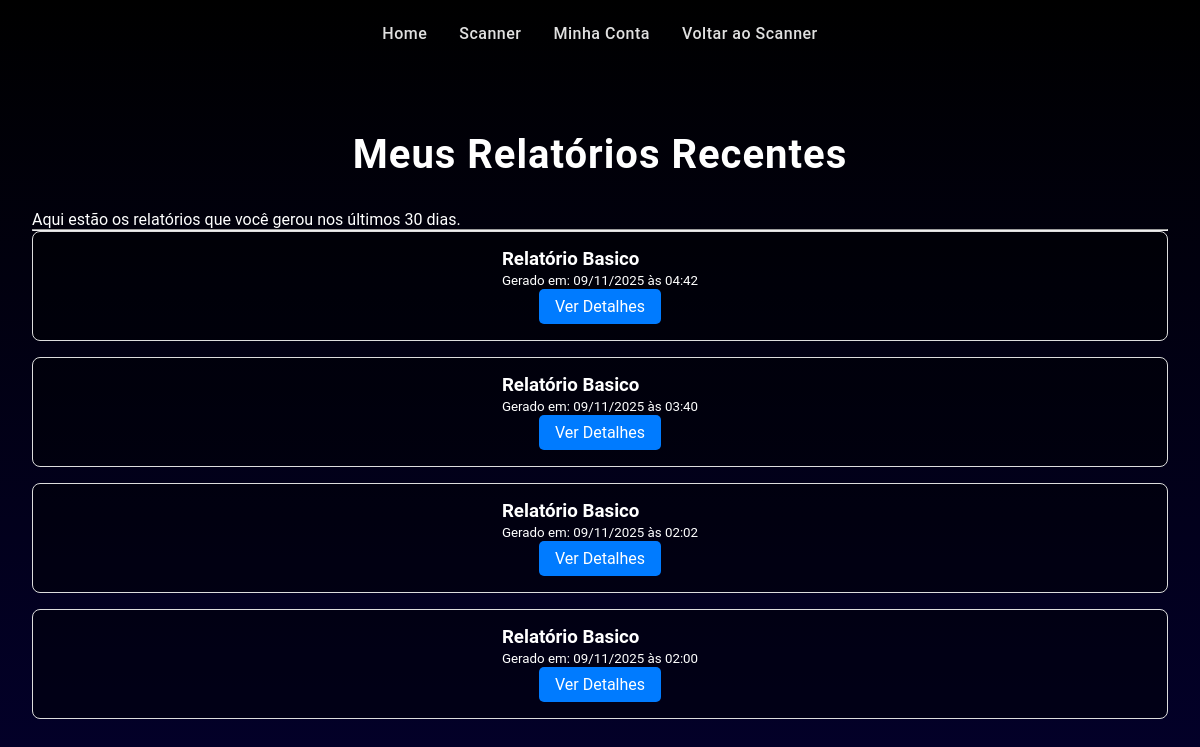
The app's page /relatorios_recentes (signed in) with its own data.
### app/models.py (models this page shows, shortened)
class Cliente(db.Model):
    id = db.Column(db.Integer, primary_key=True)
    cliente_nome = db.Column(db.String(80), nullable=False)
    cliente_email = db.Column(db.String(320), unique=True, nullable=False)
    cliente_senha = db.Column(db.String(128))
    cliente_status = db.Column(db.String(10), nullable=False, default='ativo')
    nivel_acesso = db.Column(db.String(20), nullable=False, default='basico') #1 cliente só pode ter 1 nível
    relatorios_basicos = db.relationship('RelatorioBasico', backref='cliente', lazy=True, cascade="all, delete-orphan")  #    # Um cliente pode ter VÁRIOS relatórios básicos
    relatorios_intermediarios = db.relationship('RelatorioIntermediario', backref='cliente', lazy=True, cascade="all, delete-orphan")       # Um cliente pode ter VÁRIOS relatórios intermediários
    relatorios_avancados = db.relationship('RelatorioAvancado', backref='cliente', lazy=True, cascade="all, delete-orphan")       # Um cliente pode ter VÁRIOS relatórios avançados

class RelatorioBasico(db.Model):
    id = db.Column(db.Integer, primary_key=True)
    conteudo = db.Column(db.Text, nullable=False)  #conteudo eh texto
    data_criacao = db.Column(db.DateTime, nullable=False, default=datetime.utcnow) # Regra dos 30 dias (baseada na data de criação)
    cliente_id = db.Column(db.Integer, db.ForeignKey('cliente.id'), nullable=False) # ID(O 'Dono' do relatório)

### app/routes.py (the view, shortened to what this page needs)
@main_bp.route('/relatorios_recentes')
def relatorios_recentes():
    if 'cliente_id' not in session:
        flash('Você precisa estar logado para acessar esta página.', 'warning')
        return redirect(url_for('main.login'))
    cliente = Cliente.query.get(session['cliente_id'])
    from datetime import datetime, timedelta
    data_limite = datetime.utcnow() - timedelta(days=30)
    relatorios = []
    basicos = RelatorioBasico.query.filter(
        RelatorioBasico.cliente_id == cliente.id,
        RelatorioBasico.data_criacao >= data_limite
    ).all()
    for rel in basicos:
        relatorios.append({
            'id': rel.id,
            'tipo': 'basico',
            'data_criacao': rel.data_criacao,
            'alvo': None  # Adicionar se tiver campo alvo
        })
    intermediarios = RelatorioIntermediario.query.filter(
        RelatorioIntermediario.cliente_id == cliente.id,
        RelatorioIntermediario.data_criacao >= data_limite
    ).all()
    avancados = RelatorioAvancado.query.filter(
        RelatorioAvancado.cliente_id == cliente.id,
        RelatorioAvancado.data_criacao >= data_limite
    ).all()
    relatorios.sort(key=lambda x: x['data_criacao'], reverse=True)
    return render_template('relatorios_recentes.html', relatorios=relatorios)

### app/templates/relatorios_recentes.html (shortened to what this page needs)
<!DOCTYPE html>
<html lang="pt-BR">
<head>
    <link rel="stylesheet" href="{{ url_for('static', filename='css/style.css') }}">
</head>
<body>
    <div>
        <nav>
            <a href="/">Home</a>
            <a href="/scaner">Scanner</a>
            <a href="/minha_conta">Minha Conta</a>
            <a href="{{ url_for('main.scaner') }}">Voltar ao Scanner</a>
        </nav>
    </div>
    <div class="container" style="padding: 2rem;">
        <h1>Meus Relatórios Recentes</h1>
        <p>Aqui estão os relatórios que você gerou nos últimos 30 dias.</p>
        <hr>
        <div class="lista-relatorios">
            {% if relatorios %}
                {% for rel in relatorios %}
                    <div class="relatorio-card" style="border: 1px solid #ddd; padding: 1rem; margin-bottom: 1rem; border-radius: 8px; display: flex; justify-content: space-between; align-items: center;">
                        <div>
                            <h3 style="margin: 0;">Relatório {{ rel.tipo.title() }}</h3>
                            <small>Gerado em: {{ rel.data_criacao.strftime('%d/%m/%Y às %H:%M') }}</small>
                        </div>
                        <a href="{{ url_for('main.visualizar_relatorio', relatorio_id=rel.id, tipo=rel.tipo) }}" class="btn-visualizar" style="background-color: #007bff; color: white; padding: 0.5rem 1rem; text-decoration: none; border-radius: 5px;">
                            Ver Detalhes
                        </a>
                    </div>
                {% endfor %}
            {% else %}
                <div class="relatorio-card-vazio" style="text-align: center; padding: 2rem; border: 1px dashed #ccc; border-radius: 8px;">
                    <p>Nenhum relatório recente encontrado.</p>
                </div>
            {% endif %}
        </div>
    </div>
</body>
</html>

### app/static/css/style.css (style rules this page uses)
* { margin: 0; padding: 0; box-sizing: border-box; }
html { height: 100%; }
body { font-family: 'Montserrat', 'Poppins', 'Roboto', sans-serif; background: linear-gradient(to bottom, #000000 0%, #03002b 100%); min-height: 100%; color: #ffffff; background-attachment: fixed; }
h1, h2 { text-align: center; color: #ffffff; font-weight: 700; letter-spacing: 1px; }
h1 { font-size: 2.5rem; margin: 2rem 0; }
nav { padding: 1.5rem 2rem; display: flex; gap: 2rem; align-items: center; justify-content: center; }
nav a { color: #e0e0e0; text-decoration: none; font-size: 1rem; font-weight: 500; transition: color 0.3s ease; letter-spacing: 0.5px; }
.relatorio-card { background: rgba(0, 0, 0, 0.4); border-radius: 20px; padding: 2rem; border: 2px solid rgba(0, 170, 255, 0.3); transition: all 0.3s ease; display: flex; flex-direction: column; position: relative; overflow: hidden; }

### records on screen
Cliente: tipo "Basico", data_criacao "09/11/2025 às 04:42", data_criacao "09/11/2025 às 03:40", data_criacao "09/11/2025 às 02:02", data_criacao "09/11/2025 às 02:00"
